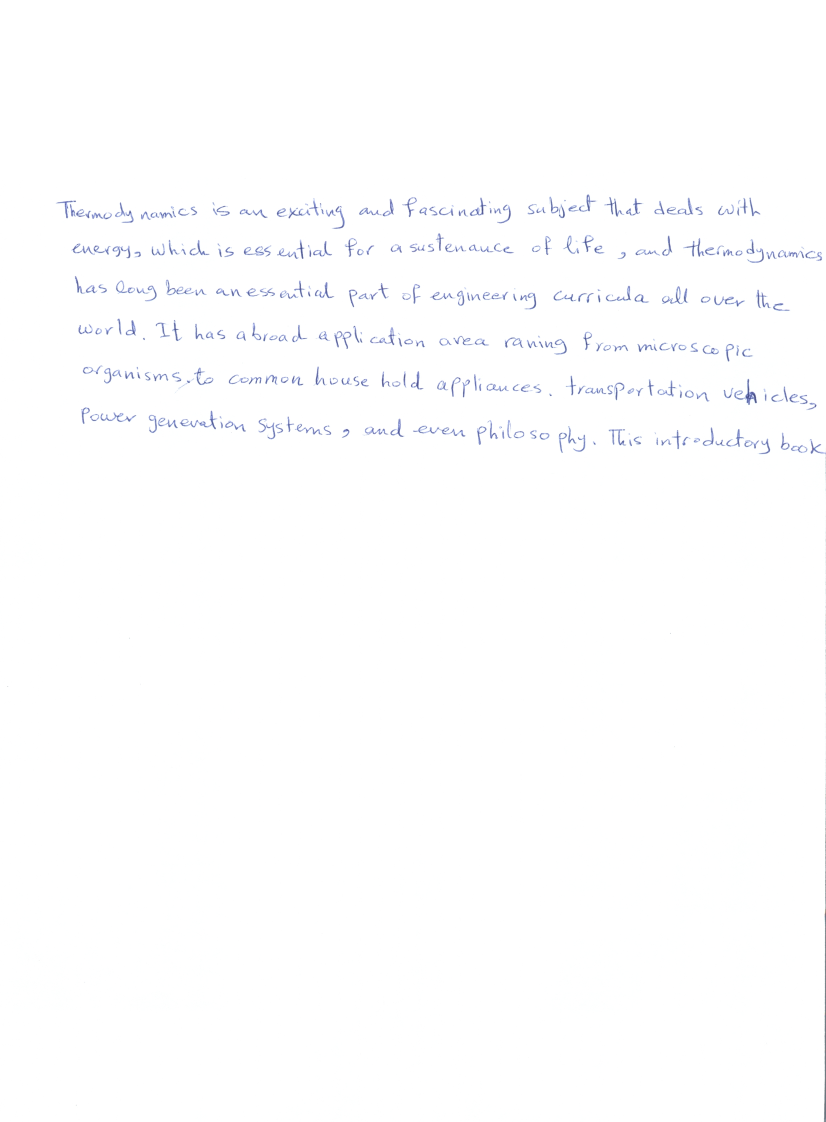
#> input picture handwriting/data/all_data/0004_3.jpg, 2477 x 3365 px (shown at 1/3 size); its folder holds only this picture in this run
$ jupyter execute --allow-errors preprocessing.ipynb   (shell and % lines are left out)
#> lines starting #> are read from the running program, lines starting #| are printed output that depends on the picture; after the words box and inside, x2 and y2 are one past the last pixel; in counts of white or black regions, pixels touching at a corner belong together
[cell 1]
# useful functions to remember


#image = color.rgb2gray(mpimg.imread('data/101_150/0101_1.jpg')) # load image and convert to grayscale

#image = crop_image(image, tol=0.9)

#rot_im = ndimage.rotate(image, 60) # rotate image
#plt.imshow(image, cmap='gray') # show image in grayscale

#mpimg.imsave('foo.png', image, cmap='gray') # save image to file in graysacle

[cell 2]
import numpy as np
import cv2

from skimage import color
from skimage import io

from scipy import ndimage

import matplotlib.pyplot as plt
import matplotlib.image as mpimg

from PIL import Image

[cell 3]
# Look in what columns/rows all pixels are above 0.9. Remove those lines because we dont need them

def crop_image(img,tol=0.9):
    # img is image data
    # tol  is tolerance
    mask = img<tol
    return img[np.ix_(mask.any(1),mask.any(0))]

[cell 4]
# TURNING IMAGES

def prepare_image(datapath, rot_angle, resize=1):
#> called with datapath = 'data/all_data/0004_3.jpg', rot_angle = 294, resize = 0.3
    image = color.rgb2gray(mpimg.imread(datapath)) # load image and convert to grayscale
#> image: shape (3365, 2477) float64; min 0.28, max 1, mean 0.995
    height, width = image.shape # get size of image
#> height = 3365; width = 2477
    image = cv2.resize(image, dsize=(int(width*resize), int(height*resize)), interpolation=cv2.INTER_CUBIC) # rescale
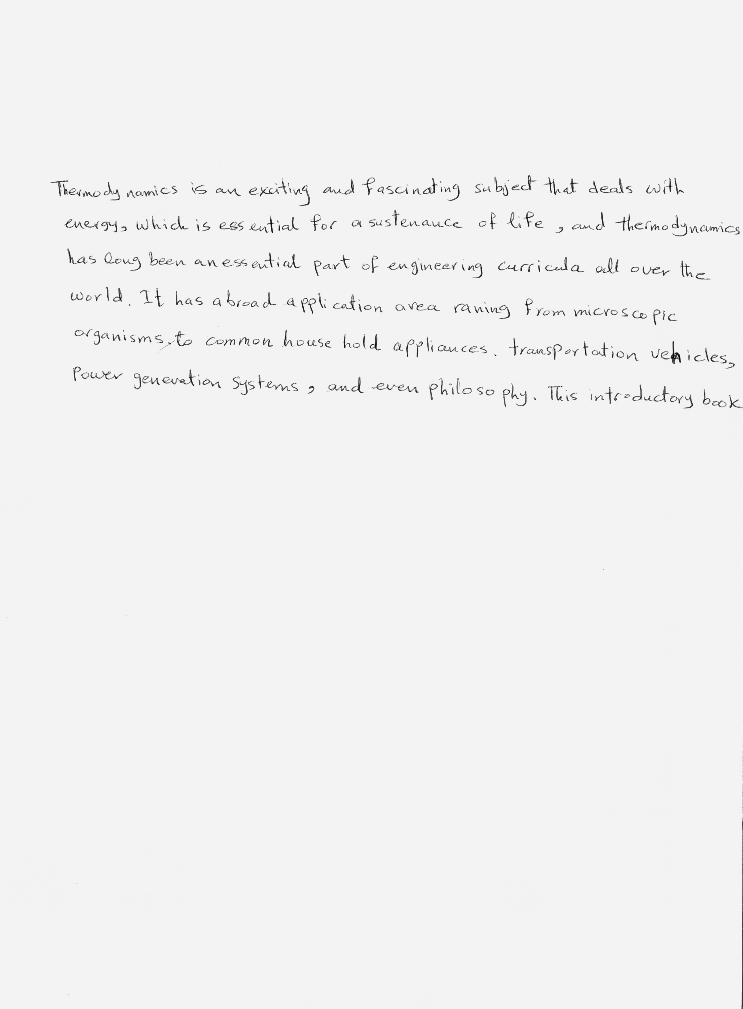
#> image: shape (1009, 743) float64; min 0.297, max 1.03, mean 0.995; drawn with min black and max white
    image = crop_image(image, tol=0.9) # crop white stuff
#> in crop_image, `mask = img<tol`:
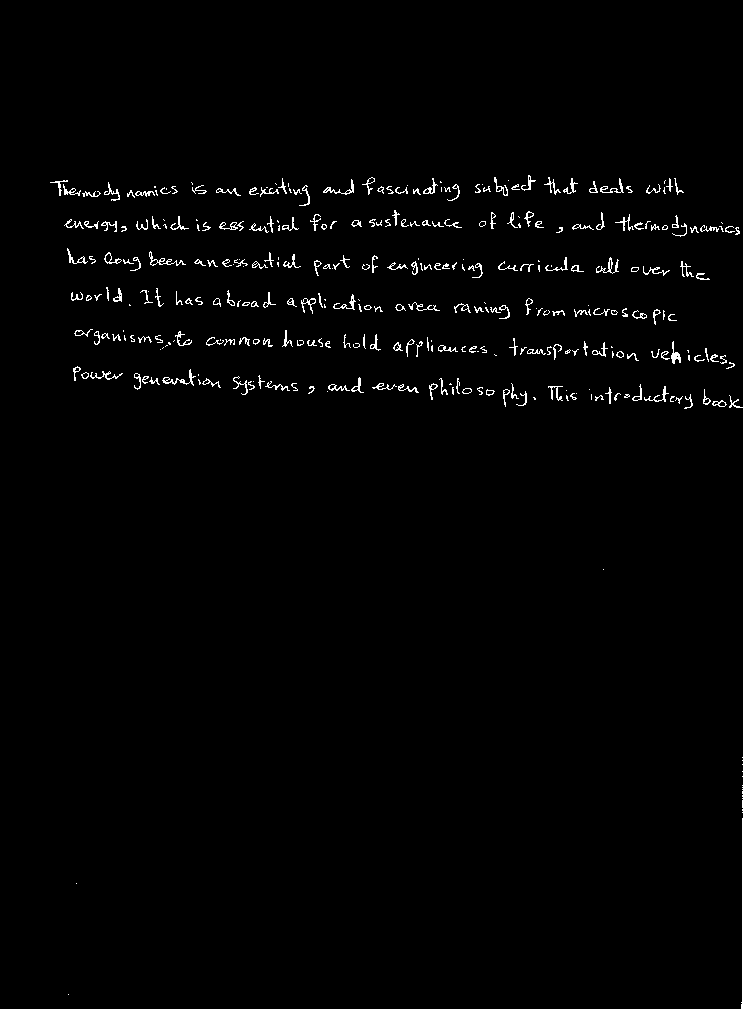
#> mask: shape (1009, 743) bool; 1.3% white in thin lines or dots, all inside (x1, y1, x2, y2) = (50, 175, 743, 1009)
#> in crop_image, `return img[np.ix_(mask.any(1),mask.any(0))]`:
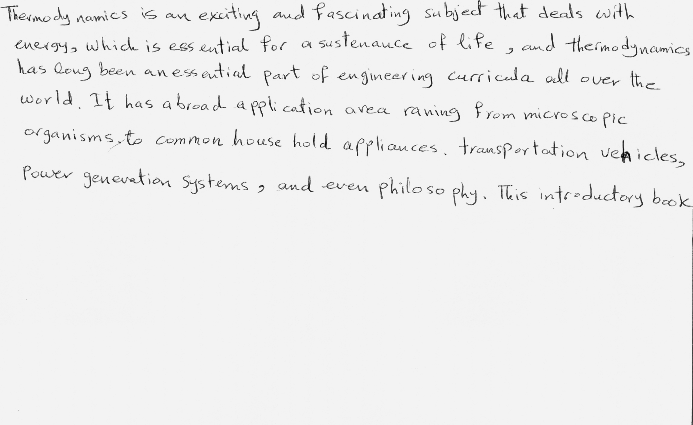
#> returned value: shape (425, 693) float64; min 0.297, max 1.03, mean 0.987; drawn with min black and max white
    image = ndimage.rotate(image, rot_angle, cval=1) # rotate image
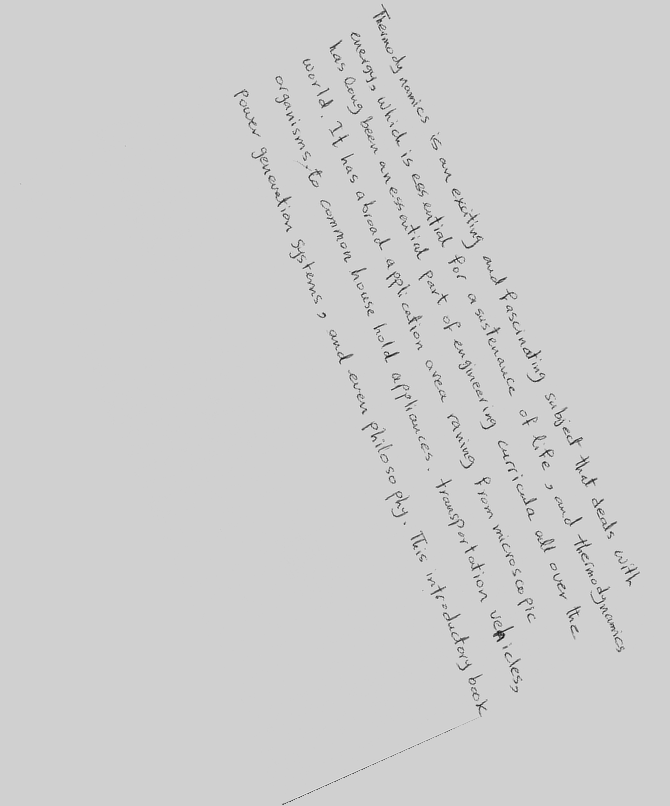
#> image: shape (806, 670) float64; min 0.212, max 1.17, mean 0.993; drawn with min black and max white
    return image

#img = prepare_image('data/101_150/0102_1.jpg', 0, 0.3)
#print(img.shape)


#plt.imshow(img, cmap='gray') # show image in grayscale

$ run again, on handwriting/data/all_data/0035_3.jpg
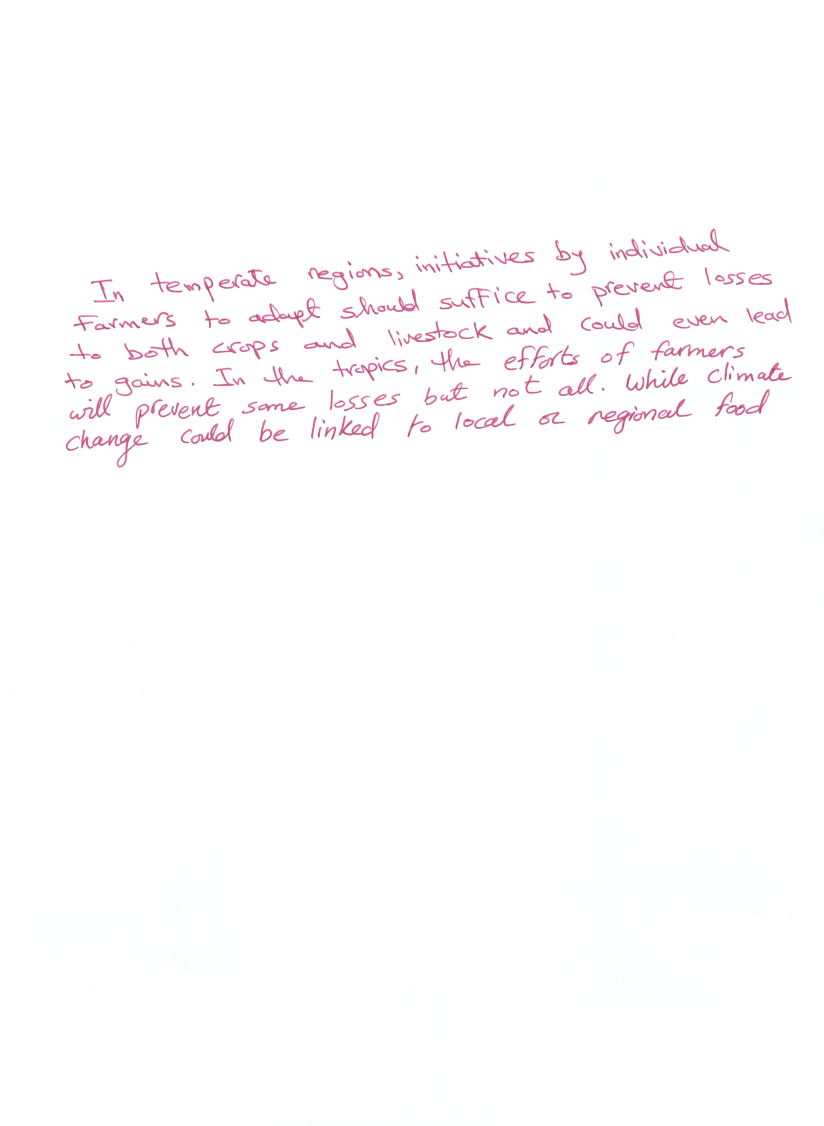
#> input picture handwriting/data/all_data/0035_3.jpg, 2471 x 3377 px (shown at 1/3 size)
#> in crop_image, `mask = img<tol`:
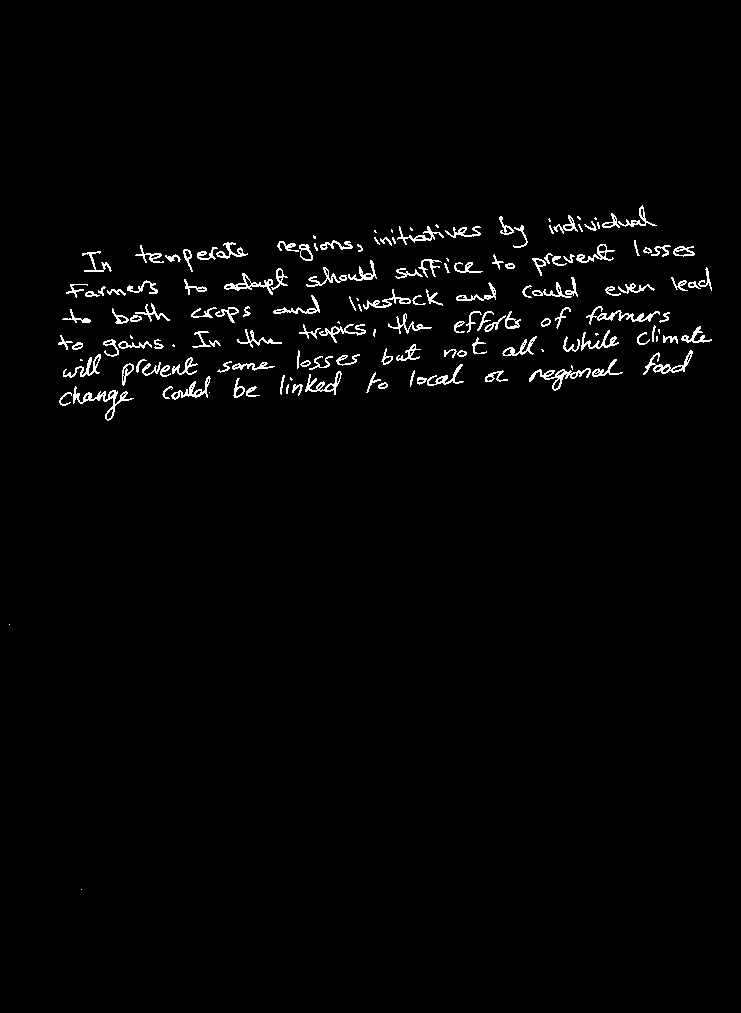
#> mask: shape (1013, 741) bool; 1.9% white in thin lines or dots, all inside (x1, y1, x2, y2) = (9, 205, 712, 890)
#> in prepare_image, `image = ndimage.rotate(image, rot_angle, cval=1)`:
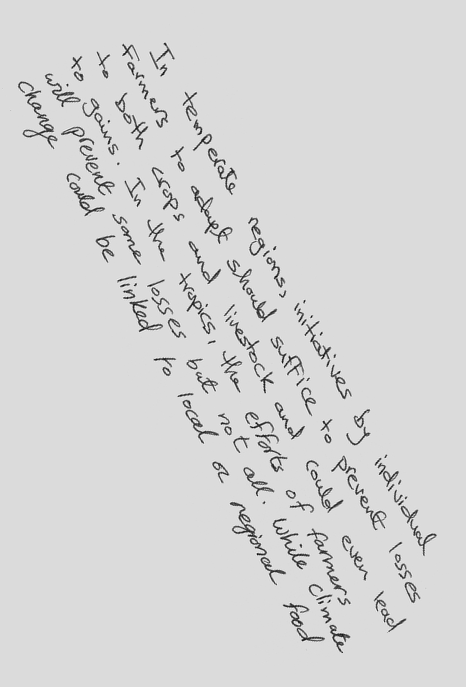
#> image: shape (687, 466) float64; min 0.266, max 1.12, mean 0.981; drawn with min black and max white

$ run again, on handwriting/data/all_data/0048_3.jpg
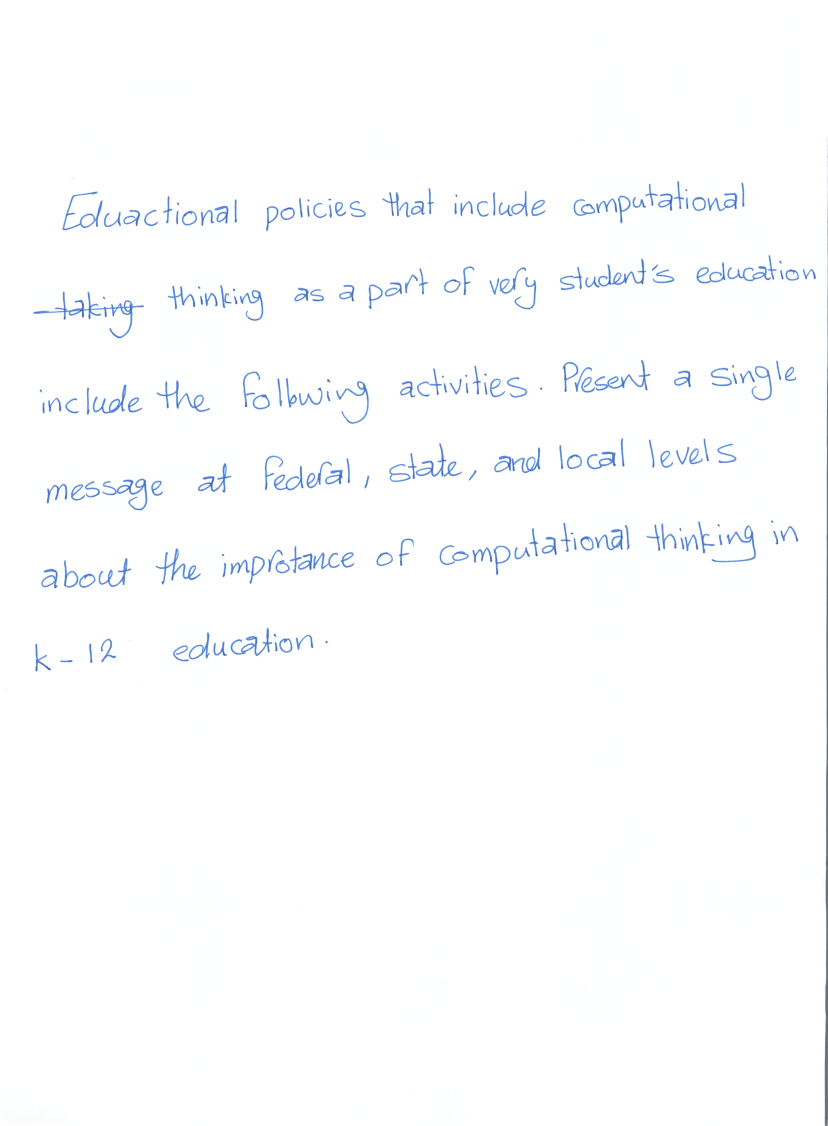
#> input picture handwriting/data/all_data/0048_3.jpg, 2483 x 3377 px (shown at 1/3 size)
#> in crop_image, `mask = img<tol`:
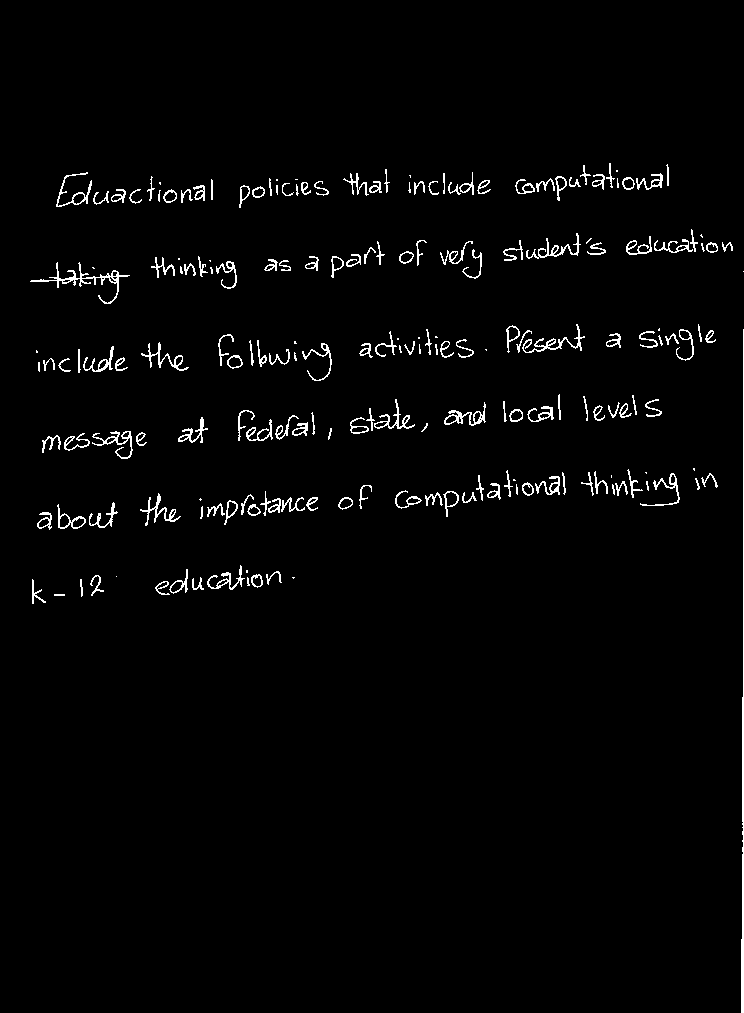
#> mask: shape (1013, 744) bool; 2.1% white in thin lines or dots, all inside (x1, y1, x2, y2) = (30, 163, 744, 1013)
#> in prepare_image, `image = ndimage.rotate(image, rot_angle, cval=1)`:
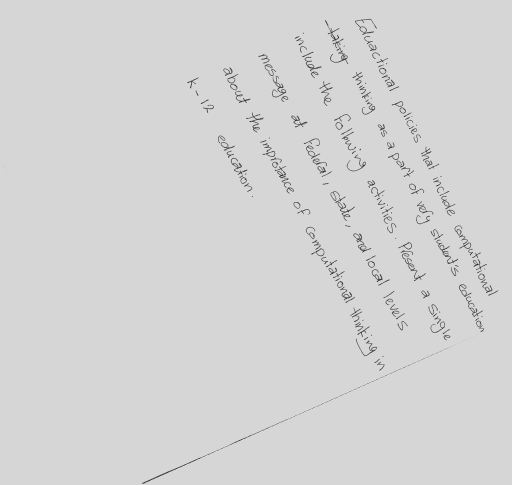
#> image: shape (969, 1024) float64 (shown at 1/2 size); min 0.255, max 1.14, mean 0.993; drawn with min black and max white
